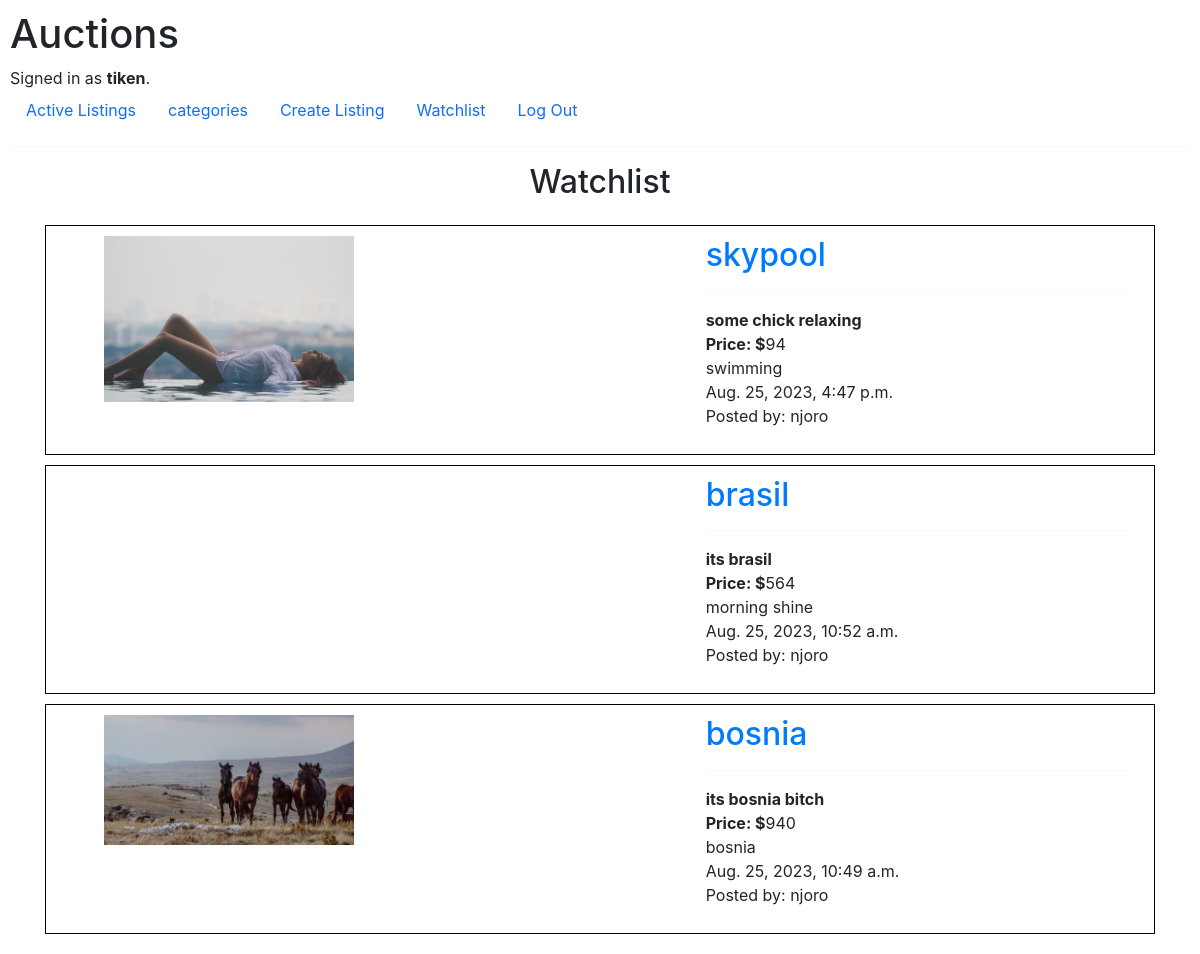
Page /my_watchlist (signed in) on the committed database.
### auctions/models.py (models this page shows, shortened)
class User(AbstractUser):
    pass

class watchlist(models.Model):
    watcher = models.ForeignKey(User, on_delete=models.CASCADE)
    product = models.ForeignKey(auction_listing, on_delete=models.CASCADE)

class auction_listing(models.Model):
    creator = models.ForeignKey(User, on_delete=models.CASCADE)
    title = models.CharField(max_length=100)
    description = models.TextField()
    min_bid = models.IntegerField()
    category = models.CharField(max_length=100)
    image_url = models.URLField(max_length=500)
    timestamp = models.DateTimeField(auto_now_add=True)
    bid_open = models.BooleanField(default=True)

### auctions/views.py (the view)
# urls.py: path("my_watchlist", views.my_watchlist, name="my_watchlist"),
def my_watchlist(request):
    watchlist_prod = watchlist.objects.filter(watcher=request.user)
    print("============product=================")
    for prod in watchlist_prod:
        print(prod.product.title)
    print("====================================")
    return render(request, "auctions/watchlist.html", {
        "products": watchlist_prod
    })

### auctions/templates/auctions/watchlist.html
{% extends "auctions/layout.html" %}
{% load static %}
{% block body %}
{% if products %}
<h2 class="text-center mt-2 mb-4" >Watchlist</h2>
    {% for prod in products %}
        <div class="container">
            <div class="row first-row">
                <div class="col-12 col-sm-7 px-5">
                    <img src="{% static 'auctions/' %}{{prod.product.title}}.jpg" alt="{{ product.image_url }}" class="img-fluid pic"><br>
                </div>
                <div class="col-12 col-sm-5" >
                    {% if user.is_authenticated %}
                        <h2><a href="{% url 'listings' prod.product.id %}">{{ prod.product.title }}</a></h2>
                    {% else %}-->
                        <h2>{{ prod.product.title }}</h2>
                    {% endif %}
                    <hr>
                    <b>{{ prod.product.description }}</b>
                    <br>
                    <b>Price: $</b>{{ prod.product.min_bid }}
                    <br>
                    {{ prod.product.category }}
                    <br>
                    {{ prod.product.timestamp }}
                    <br>
                    <p>Posted by: {{ prod.product.creator }}</p>
                </div>
            </div>
        </div>
    {% endfor %}
{% else %}
    <p class="text-center" >You are not watching a damn thing.</p>
{% endif %}
{% endblock %}

### auctions/templates/auctions/layout.html (shortened to what this page needs)
{% load static %}
<!DOCTYPE html>
<html lang="en">
    <head>
        <link rel="stylesheet" href="https://stackpath.bootstrapcdn.com/bootstrap/4.4.1/css/bootstrap.min.css">
        <link href="{% static 'auctions/styles.css' %}" rel="stylesheet">
        {% include 'auctions/bootstrap.html' %}
    </head>
    <body>
        <h1>Auctions</h1>
        <div>
            {% if user.is_authenticated %}
                Signed in as <strong>{{ user.username }}</strong>.
            {% else %}
                Not signed in.
            {% endif %}
        </div>
        <ul class="nav">
            <li class="nav-item">
                <a class="nav-link" href="{% url 'index' %}">Active Listings</a>
            </li>
            <li class="nav-item">
                <a class="nav-link" href="{% url 'categories' %}">categories</a>
            </li>
            {% if user.is_authenticated %}
                <li class="nav-item">
                    <a class="nav-link" href="{% url 'create_listing' %}">Create Listing</a>
                </li>
                <li class="nav-item">
                    <a class="nav-link" href="{% url 'my_watchlist' %}">Watchlist</a>
                </li>
                <li class="nav-item">
                    <a class="nav-link" href="{% url 'logout' %}">Log Out</a>
                </li>
            {% endif %}
        </ul>
        <hr>
        <div class="container">
            {% block body %}
            {% endblock %}
        </div>
    </body>
</html>

### auctions/static/auctions/styles.css (style rules this page uses)
body { padding: 10px; background-color: green; }
.first-row { border: 1px solid black; margin-bottom: 10px; padding: 10px; }
.pic { width: 250px; }

### rows in the picture
User: username "tiken"
watchlist: product (picture), product "skypool", product.description "some chick relaxing", product.min_bid "94", product.category "swimming", product.timestamp "Aug. 25, 2023, 4:47 p.m.", product.creator "njoro"
watchlist: product "brasil", product.description "its brasil", product.min_bid "564", product.category "morning shine", product.timestamp "Aug. 25, 2023, 10:52 a.m.", product.creator "njoro"
watchlist: product (picture), product "bosnia", product.description "its bosnia bitch", product.min_bid "940", product.category "bosnia", product.timestamp "Aug. 25, 2023, 10:49 a.m.", product.creator "njoro"
